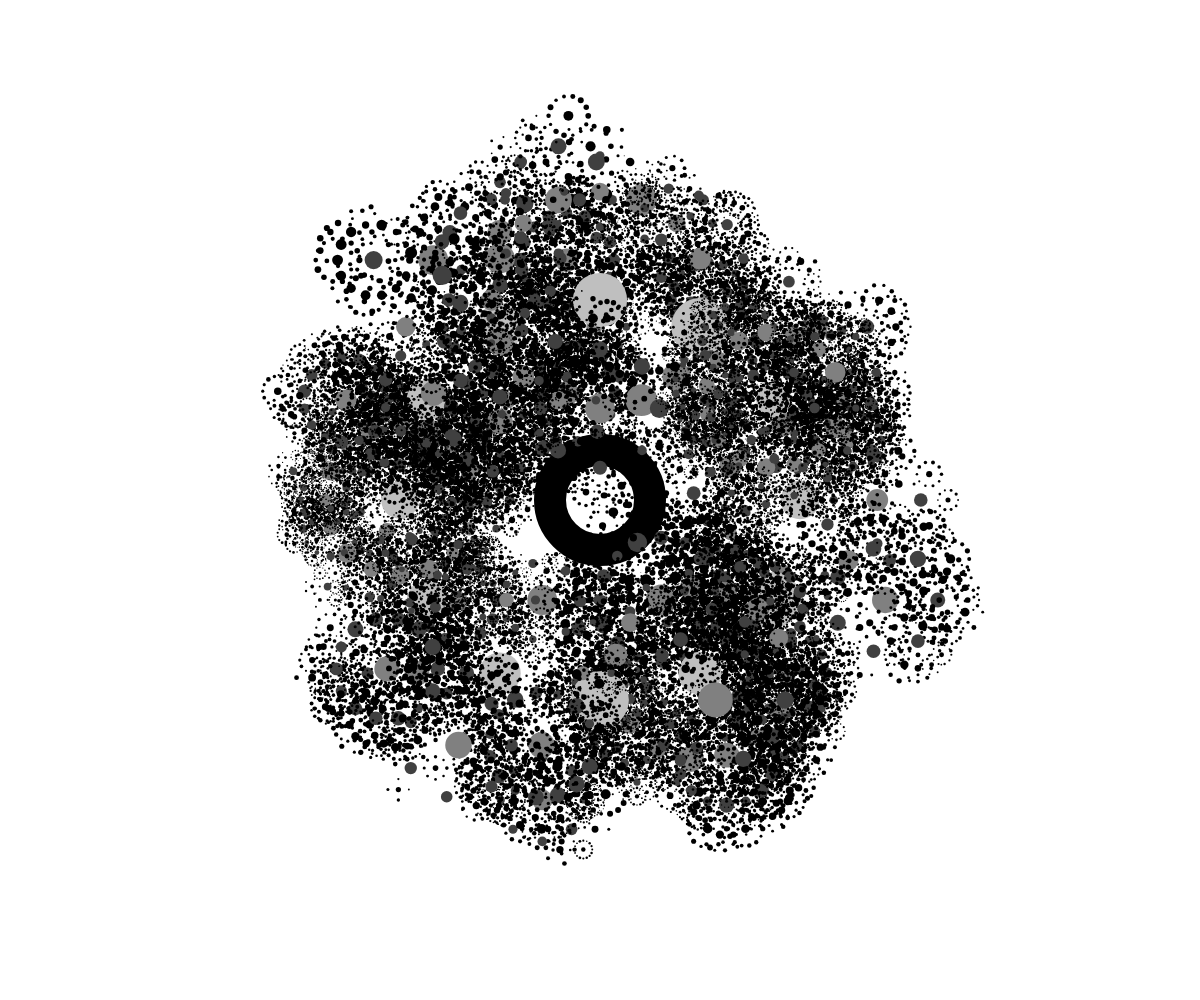
Frame 1 (no input)
Frame 2 (the mouse pressed at the canvas centre, redrawn once): identical to frame 1, image omitted

The p5.js sketch that drew this single still picture (run headless with seeded random() and noise() and a simulated clock; the mouse was pressed at the canvas centre and the sketch redrawn once):

// p5.js sketch
// ── sketch.js
const DEPTH_MAX = 4
let circles
let num_init = 1

function setup() {
  createCanvas(windowWidth, windowHeight)
  // noSmooth()
  frameRate(60)
  smooth()

  circles = []
  // for (let i = 0; i < num_init; i++) {
  // circles = circles.concat(new ACircle(random(0, width), random(0, height), 100, i))
  // }
  circles = circles.concat(new ACircle(width / 2, height / 2, 100, 0))

  for (let i = 0; i < DEPTH_MAX * 4; i++) {
    for (var c of circles) {
      c.step(0)
    }
  }
}

function draw() {
  background(255)

  for (var c of circles) {
    c.draw(0)
  }

  noLoop()
}
//
//
//
//
//
class ACircle {
  constructor(x, y, r, id) {
    this.x = x
    this.y = y
    this.r = r
    this.id = id
    this.children = []
  }

  draw(depth) {
    // noFill()
    noStroke()
    if (depth == 0) {
      strokeWeight(32)
      stroke(0)
      fill(255)
    } else {
      fill(255 - depth / DEPTH_MAX * 255)
    }

    circle(this.x, this.y, this.r)

    if (this.children.length != 0) {
      for (var c of this.children) {
        c.draw(depth + 1)
      }
    }
  }

  step(depth) {
    if (depth > DEPTH_MAX)
      return

    if (this.children.length == 0) {

      let r = this.r * 2
      let num = floor(random(1, 16 + 1))
      let th = 0
      const th_unit = 2 * PI / num

      for (let i = 0; i < num; i++) {
        const x = this.x + r * cos(th)
        const y = this.y + r * sin(th)
        th += th_unit
        this.children = this.children.concat(new ACircle(x, y, this.r * random(0.4, 0.8) * 0.8, i))
      }

    } else {

      for (var c of this.children) {
        c.step(depth + 1)
      }

    }
  }
}
